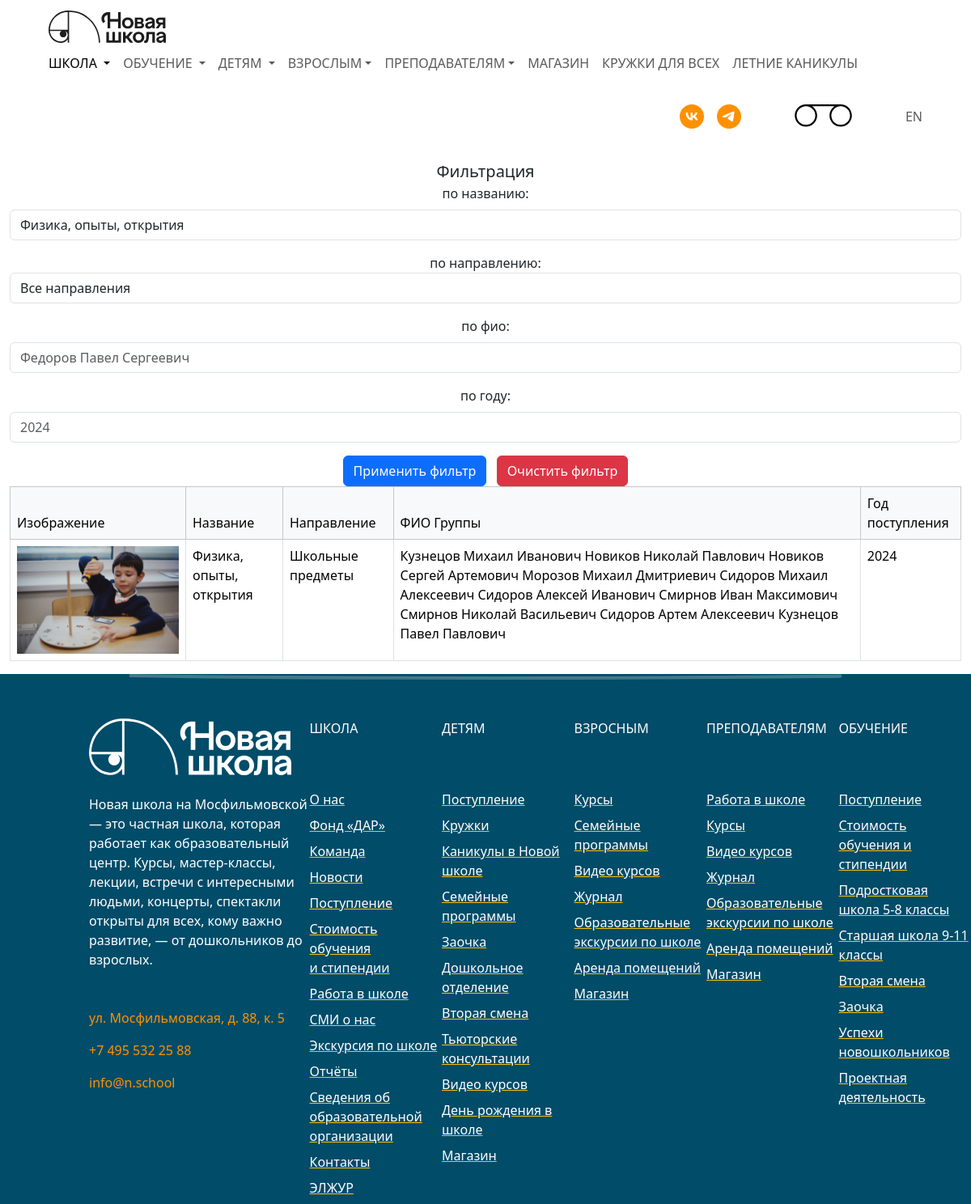
/groups.php?name=Физика, опыты, открытия, run on the app's committed database.
### tables this page shows
CREATE TABLE `groups` (
                          `id` bigint(20) unsigned NOT NULL AUTO_INCREMENT,
                          `group_photo` varchar(255) DEFAULT NULL,
                          `name` varchar(255) DEFAULT NULL,
                          `FIO_group` varchar(255) DEFAULT NULL,
                          `major_id` bigint(20) unsigned DEFAULT NULL,
                          `year_of_entry` year(4) DEFAULT NULL,
                          PRIMARY KEY (`id`),
                          KEY `groups_majors_id_fk` (`major_id`),
                          CONSTRAINT `groups_majors_id_fk` FOREIGN KEY (`major_id`) REFERENCES `majors` (`id`)
);

CREATE TABLE `majors` (
                          `id` bigint(20) unsigned NOT NULL AUTO_INCREMENT,
                          `name` varchar(255) DEFAULT NULL,
                          PRIMARY KEY (`id`)
);

### groups_logic.php (called while the page is built, shortened)
<?php
$host = '127.0.0.1';
$dbname = 'LR2';
$username = 'root';
$password = '';
try {
    $conn = new PDO("mysql:host=$host;dbname=$dbname;charset=utf8", $username, $password);
    $conn->setAttribute(PDO::ATTR_ERRMODE, PDO::ERRMODE_EXCEPTION);
    $min_year = $conn->query("SELECT min(year_of_entry) from groups")->fetchColumn();
    $max_year = $conn->query("SELECT max(year_of_entry) from groups")->fetchColumn();
    $whereConditions = [];
    $params = [];
    if (!empty($_GET['name'])) {
        $whereConditions[] = 'groups.name LIKE :name';
        $params[':name'] = '%' . $_GET['name'] . '%';
    }
    $query = 'SELECT groups.group_photo, groups.name, majors.name AS majors_name, groups.FIO_group, groups.year_of_entry FROM groups INNER JOIN majors ON groups.major_id = majors.id'
        . (!empty($whereConditions) ? ' WHERE ' . implode(' AND ', $whereConditions) : '');
    $stmt = $conn->prepare($query);
    $stmt->execute($params);
    $groupItems = $stmt->fetchAll(PDO::FETCH_ASSOC);
} catch (PDOException $e) {
    die('Database connection failed: ' . $e->getMessage());
}

### groups.php (the view, shortened to what this page needs)
<?php
require_once "groups_logic.php";
require_once "header.php";
?>
<div class="container-fluid" style="width: 1200px">
    <form method="get" action="groups.php" class="text-center align-items-center justify-content-center">
        <label class="fs-5">Фильтрация</label>
        <div class="mb-3">
            <label for="name" class="form-label">по названию:</label>
            <input type="text" id="name" name="name" placeholder="Гитара" class="form-control me-2"
                   value="<?php echo isset($_GET['name']) ? htmlspecialchars($_GET['name']) : ''; ?>">
        </div>
        <div class="mb-3">
            <label for="major">по направлению:</label>
            <select name="major" class="form-control" id="major">
                <option value=""
                    <?php echo (!(isset($_GET['major'])) || $_GET['major'] === '') ? 'selected' : ''; ?>>
                    Все направления
                </option>
            </select>
        </div>
        <div class="mb-3">
            <label for="fio" class="form-label">по фио:</label>
            <input type="text" id="fio" name="fio" placeholder="Федоров Павел Сергеевич" class="form-control me-2"
                   value="<?php echo isset($_GET['fio']) ? htmlspecialchars($_GET['fio']) : ''; ?>">
        </div>
        <div class="mb-3">
            <label for="year" class="form-label">по году:</label>
            <input type="number" id="year" name="year" placeholder="2024" class="form-control me-2" min="<?php echo htmlspecialchars($min_year)?>" max="<?php echo htmlspecialchars($max_year)?>"
                   value="<?php echo isset($_GET['year']) ? htmlspecialchars($_GET['year']) : ''; ?>">
        </div>
        <input type="submit" value="Применить фильтр" class="btn btn-primary me-2">
        <input type="submit" name="clearFilter" value="Очистить фильтр" class="btn btn-danger">
    </form>
    <table class="table table-bordered">
        <thead>
        <tr class="table-light">
            <th scope="col" class="fw-medium">Изображение</th>
            <th scope="col" class="fw-medium">Название</th>
            <th scope="col" class="fw-medium">Направление</th>
            <th scope="col" class="fw-medium">ФИО Группы</th>
            <th scope="col" class="fw-medium">Год поступления</th>
        </tr>
        </thead>
        <tbody>
        <?php if (!empty($groupItems)): ?>
            <?php foreach ($groupItems as $row): ?>
                <tr>
                    <th scope="row">
                        <img src="group_photos/<?php echo htmlspecialchars($row['group_photo']); ?>"
                             style="max-width: 200px;" alt="фото группы">
                    </th>
                    <td class="fw-light"><?php echo htmlspecialchars($row['name']); ?></td>
                    <td class="fw-light"><?php echo htmlspecialchars($row['majors_name']); ?></td>
                    <td class="fw-light"><?php echo htmlspecialchars($row['FIO_group']); ?></td>
                    <td class="fw-light"><?php echo htmlspecialchars($row['year_of_entry']); ?></td>
                </tr>
            <?php endforeach; ?>
        <?php else: ?>
            <tr>
                <td colspan="5">Нет данных</td>
            </tr>
        <?php endif; ?>
        </tbody>
    </table>
</div>
<?php
require_once "footer.php";
?>

### data on the page
groups: group_photo (picture), name "Физика, опыты, открытия", major.name "Школьные предметы", FIO_group "Кузнецов Михаил Иванович Новиков Николай Павлович Новиков Сергей Артемович Морозов Михаил Дмитриевич Сидоров Михаил Алексеевич Сидоров Алексей Иванович Смирнов Иван Максимович Смирнов Николай Васильевич Сидоров Артем Алексеевич Кузнецов Павел Павлович", year_of_entry "2024"
